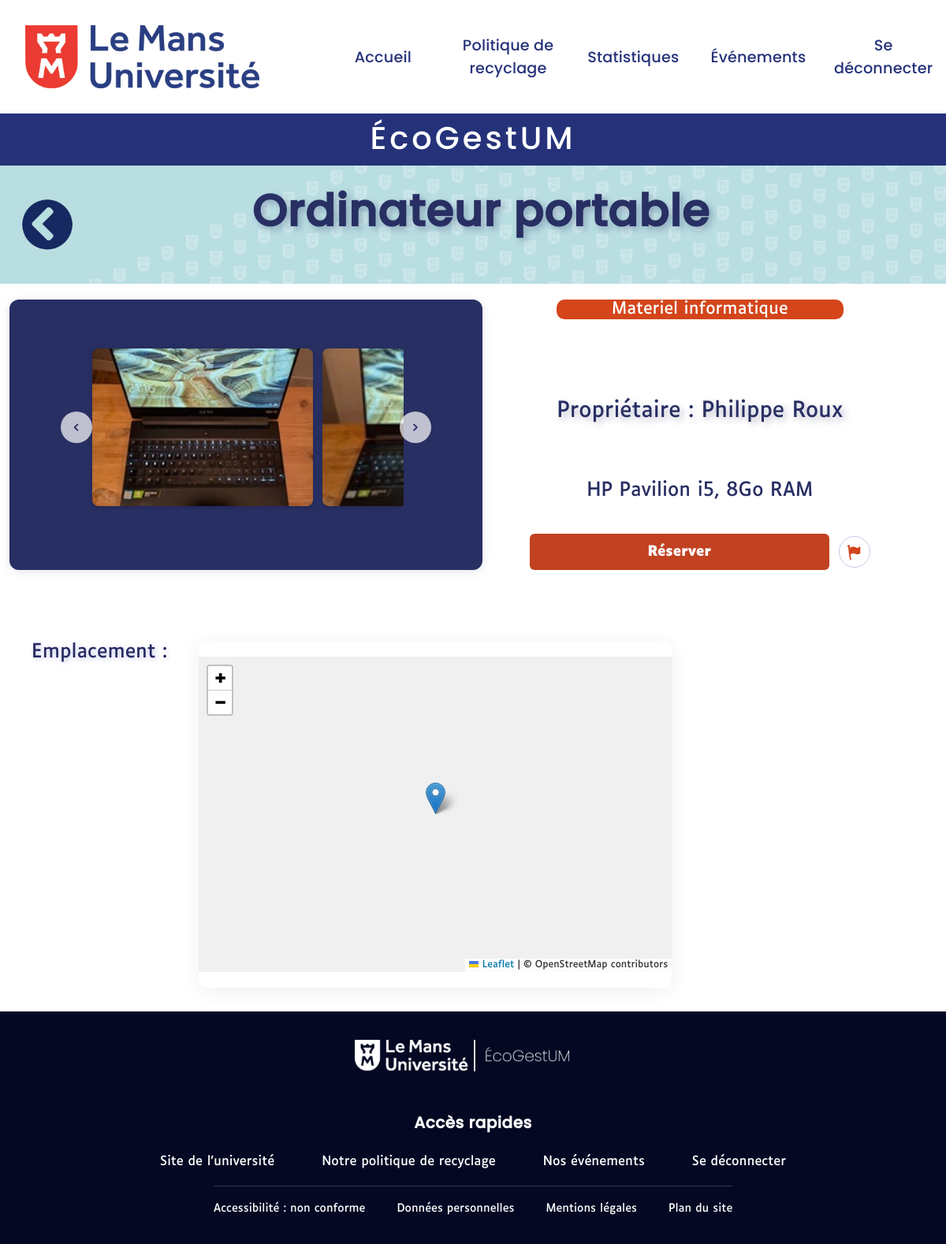
The app's page /index.php?action=reservation&id=11 (signed in) with its own data.
### tables this page shows
CREATE TABLE OBJET (
Id_objet INT NOT NULL AUTO_INCREMENT,
Nom_objet VARCHAR(255) DEFAULT NULL,
Desc_objet VARCHAR(500) DEFAULT NULL,
Id_utilisateur INT NOT NULL,
Id_categorie_objet INT NOT NULL,
Id_point_collecte INT NOT NULL,
Id_statut INT NOT NULL,
Date_de_publication DATETIME DEFAULT CURRENT_TIMESTAMP,
PRIMARY KEY (Id_objet),
KEY fk_objet_utilisateur (Id_utilisateur),
KEY fk_objet_categorie_objet (Id_categorie_objet),
KEY fk_objet_point_collecte (Id_point_collecte),
KEY fk_objet_statut (Id_statut),
CONSTRAINT fk_objet_categorie_objet FOREIGN KEY (Id_categorie_objet) REFERENCES CATEGORIE_OBJET (Id_categorie_objet),
CONSTRAINT fk_objet_point_collecte FOREIGN KEY (Id_point_collecte) REFERENCES POINT_DE_COLLECTE (Id_point_collecte),
CONSTRAINT fk_objet_statut FOREIGN KEY (Id_statut) REFERENCES STATUT (Id_statut),
CONSTRAINT fk_objet_utilisateur FOREIGN KEY (Id_utilisateur) REFERENCES UTILISATEUR (Id_utilisateur)
);

CREATE TABLE PHOTO (
Id_photo INT NOT NULL AUTO_INCREMENT,
Url_photo VARCHAR(255) DEFAULT NULL,
Id_objet INT NOT NULL,
PRIMARY KEY (Id_photo),
KEY fk_photo_objet (Id_objet),
CONSTRAINT fk_photo_objet FOREIGN KEY (Id_objet) REFERENCES OBJET (Id_objet)
);

CREATE TABLE CATEGORIE_OBJET (
Id_categorie_objet INT NOT NULL AUTO_INCREMENT,
Nom_categorie_objet VARCHAR(255) DEFAULT NULL,
Desc_categorie_objet VARCHAR(500) DEFAULT NULL,
PRIMARY KEY (Id_categorie_objet)
);

CREATE TABLE UTILISATEUR (
Id_utilisateur INT NOT NULL AUTO_INCREMENT,
Nom_utilisateur VARCHAR(255) DEFAULT NULL,
Prenom_utilisateur VARCHAR(255) DEFAULT NULL,
Mail_utilisateur VARCHAR(255) DEFAULT NULL,
Password_utilisateur VARCHAR(255) DEFAULT NULL,
Id_departement INT NOT NULL,
Id_role INT NOT NULL,
PRIMARY KEY (Id_utilisateur),
KEY fk_utilisateur_departement (Id_departement),
KEY fk_utilisateur_role (Id_role),
CONSTRAINT fk_utilisateur_departement FOREIGN KEY (Id_departement) REFERENCES DEPARTEMENT (Id_departement),
CONSTRAINT fk_utilisateur_role FOREIGN KEY (Id_role) REFERENCES ROLE (Id_role)
);

### controllers/ObjectReservation.php (called while the page is built, shortened)
<?php
require_once 'models/gererEquipement.php';
$id_objet = $_GET['id'] ?? null;
$objet = getObjetById($conn, $id_objet);
$reservé = isset($_GET['reserved']) && $_GET['reserved'] == 1;
$photos = getPhotosByObjet($conn, $id_objet);
include 'views/ObjectReservation.php';
?>

### models/gererEquipement.php (called while the page is built, shortened)
<?php
function getObjetById(mysqli $conn, $id_objet)
{
    $sql = "SELECT
                OBJET.Id_objet,
                Nom_objet,
                Desc_objet,
                Nom_categorie_objet,
                Nom_point_de_collecte,
                Localisation_point_de_collecte,
                Nom_statut,
                Nom_utilisateur,
                Prenom_utilisateur,
                Mail_utilisateur,
                Url_photo
            FROM OBJET
            INNER JOIN CATEGORIE_OBJET ON OBJET.Id_categorie_objet = CATEGORIE_OBJET.Id_categorie_objet
            INNER JOIN POINT_DE_COLLECTE ON OBJET.Id_point_collecte = POINT_DE_COLLECTE.Id_point_collecte
            INNER JOIN STATUT ON OBJET.Id_statut = STATUT.Id_statut
            INNER JOIN UTILISATEUR ON OBJET.Id_utilisateur = UTILISATEUR.Id_utilisateur
            LEFT JOIN PHOTO ON PHOTO.Id_objet = OBJET.Id_objet
            WHERE OBJET.Id_objet = ?
            LIMIT 1";
    $stmt = $conn->prepare($sql);
    $stmt->bind_param('i', $id_objet);
    $stmt->execute();
    $result = $stmt->get_result();
    $objet = $result->fetch_assoc();
    return $objet;
}
function getPhotosByObjet(mysqli $conn, int $idObjet): array
{
    $sql = "SELECT Url_photo FROM PHOTO WHERE Id_objet = ? ORDER BY Url_photo";
    $stmt = $conn->prepare($sql);
    $stmt->bind_param('i', $idObjet);
    $stmt->execute();
    $result = $stmt->get_result();
    $photos = $result->fetch_all(MYSQLI_ASSOC);
    return $photos;
}
?>

### views/ObjectReservation.php (the view, shortened to what this page needs)
<link rel="stylesheet" href="assets/css/style.css">
<link rel="stylesheet" href="assets/css/styleObjectReservation.css">
<link rel="stylesheet" href="https://unpkg.com/leaflet/dist/leaflet.css" />
<div class="header-objet">
    <a href="index.php?action=chercherObjet" class="retour-objets" title="Retour à la liste">
        <img src="assets/ObjectReservation/image1.png" alt="Retour">
    </a>
    <h1><?php echo htmlspecialchars($objet['Nom_objet']); ?></h1>
</div>
<div class="bloc-objet">
    <div class="bloc-img">
        <?php
        $nbPhotos = count($photos);
        ?>
        <?php if ($nbPhotos > 1): ?>
            <div class="photos-carousel-container">
                <button class="carousel-arrow left" onclick="scrollPhotos('photos-grid', -1)">‹</button>
                <div class="photos-grid" id="photos-grid">
                    <?php foreach ($photos as $photo): ?>
                        <div class="photo-card">
                            <img src="<?= htmlspecialchars('assets/' . $photo['Url_photo']) ?>"
                                alt="Photo de <?= htmlspecialchars($objet['Nom_objet']) ?>">
                        </div>
                    <?php endforeach; ?>
                </div>
                <button class="carousel-arrow right" onclick="scrollPhotos('photos-grid', 1)">›</button>
            </div>
        <?php else: ?>
            <img src="assets/ObjectBrowser/imageDefautObjectBrowser.png"
                 alt="<?= htmlspecialchars($objet['Nom_objet']) ?>" class="object-img">
        <?php endif; ?>
    </div>
    <div class="object-info">
        <div class="categorie-object">
            <p><?php echo htmlspecialchars($objet['Nom_categorie_objet']); ?></p>
        </div>
        <div class="proprietaire">
            <p>Propriétaire :
                <?php echo htmlspecialchars($objet['Prenom_utilisateur']); ?>
                <?php echo htmlspecialchars($objet['Nom_utilisateur']); ?>
            </p>
        </div>
        <div class="description">
            <p><?php echo nl2br(htmlspecialchars($objet['Desc_objet'])); ?></p>
        </div>
        <div class="actions-reservation">
            <form method="POST"
                  action="index.php?action=reservation&id=<?= htmlspecialchars($objet['Id_objet']) ?>"
                  id="form-reserve">
                <button type="button"
                        id="btn-reserve"
                        class="btn-reserve <?= $reservé ? 'clicked' : '' ?>"
                        <?= $reservé ? 'disabled' : '' ?>>
                    <?= $reservé ? 'Réservé' : 'Réserver' ?>
                </button>
            </form>
            <button type="button" id="btn-flag" class="icon-btn" title="Signaler l'objet">
                <img src="assets/ObjectReservation/image2.png" alt="Signaler un objet">
            </button>
        </div>
    </div>
</div>
<div class="carte-emplacement">
    <p class="titre-emplacement">Emplacement&nbsp;:</p>
    <div class="bloc-carte">
        <div id="map"></div>
    </div>
</div>

### assets/css/style.css (style rules this page uses)
* { margin: 0; font-family: 'Luciole','Montserrat', 'Arial'; }

### assets/css/styleObjectReservation.css (style rules this page uses)
.bloc-objet { display: flex; }
.header-objet { background: url('../backgroundlight.png') center/cover repeat; display: flex; align-items: center; position: relative; margin-bottom: 20px; }
.retour-objets img { margin-left: 20px; height: 80px; display: flex; }
h1 { flex: 1 1 auto; text-align: center; font-family: 'Poppins', 'Montserrat', 'Arial'; font-weight: bold; font-size: 3.5rem; text-shadow: 4px 4px 8px rgba(40, 43, 100, 0.3); color: #282F63; margin-bottom: 35px; letter-spacing: 1px; padding: 15px 0; }
.bloc-img { background: #282F63; margin-left: 1%; width: 60%; color: #fff; border-radius: 12px; box-shadow: 0 2px 12px rgba(40, 43, 100, 0.12); text-align: center; display: flex; align-items: center; justify-content: center; }
.photos-carousel-container { max-width: 400px; margin: 0 auto 20px; padding: 0 40px; position: relative; }
.photos-grid { display: flex; gap: 12px; overflow-x: auto; scroll-behavior: smooth; padding: 5px; scrollbar-width: none; border-radius: 8px; }
.photo-card { min-width: 280px; max-width: 280px; flex-shrink: 0; border-radius: 8px; overflow: hidden; box-shadow: 0 2px 8px rgba(0, 0, 0, 0.15); }
.photo-card img { width: 100%; height: 200px; object-fit: cover; }
.carousel-arrow { position: absolute; top: 50%; transform: translateY(-50%); background: rgba(255, 255, 255, 0.7); color: #282B64; border: none; width: 40px; height: 40px; border-radius: 50%; font-size: 18px; cursor: pointer; display: flex; align-items: center; justify-content: center; transition: background 0.3s; }
.carousel-arrow.left { left: 5px; }
.carousel-arrow.right { right: 5px; }
.object-info { margin-left: 5%; margin-right: 8%; flex-grow: 1; text-align: center; width: 40%; }
.categorie-object { margin: 0 auto; background-color: #D4451B; font-family: 'Luciole', 'Montserrat', 'Arial'; padding: 0% 70px; width: fit-content; border-radius: 10px; font-size: 1.3em; margin-bottom: 100px; color: #fff; }
.proprietaire { font-family: 'Luciole', 'Montserrat', 'Arial'; text-shadow: 4px 4px 8px rgba(40, 43, 100, 0.3); font-size: 1.7em; margin-bottom: 70px; color: #282F63; }
.description { font-family: 'Luciole', 'Montserrat', 'Arial'; font-size: 1.5em; color: #282F63; margin-bottom: 40px; }
.actions-reservation { display: flex; align-items: center; justify-content: center; gap: 12px; margin-top: 20px; }
.actions-reservation .btn-reserve { margin: 0; padding: 12px 150px; width: auto; display: inline-block; }
.btn-reserve { background: #c24121; color: white; font-weight: bold; padding: 10px 35%; border: none; border-radius: 6px; cursor: pointer; font-size: 1.1em; margin-top: 25px; transition: background 0.2s; }
.icon-btn { width: 40px; height: 40px; border-radius: 50%; border: 1px solid #c6c9e8; background: #fff; display: inline-flex; align-items: center; justify-content: center; cursor: pointer; padding: 0; transition: background 0.2s, transform 0.1s; }
.icon-btn img { width: 95%; height: 95%; object-fit: contain; display: block; }
#map { height: 400px !important; width: 600px !important; margin: 20px auto !important; display: block !important; background: #f0f0f0 !important; }
.carte-emplacement { width: 100%; margin-top: 60px; padding: 30px 0; display: flex; align-items: flex-start; }
.titre-emplacement { font-size: 1.5rem; color: #282B64; margin-left: 40px; margin-right: 40px; text-shadow: 2px 2px 6px #c6c9e8; }
.bloc-carte { box-shadow: 0 4px 24px rgba(40, 43, 100, 0.07); border-radius: 12px; overflow: visible; overflow: visible !important; background: transparent !important; }

### records on screen
objet: Nom_objet "Ordinateur portable", Id_categorie_objet.Nom_categorie_objet "Materiel informatique", Id_utilisateur.Prenom_utilisateur "Philippe", Id_utilisateur.Nom_utilisateur "Roux", Desc_objet "HP Pavilion i5, 8Go RAM"
photo: Url_photo (picture)
photo: Url_photo (picture)
